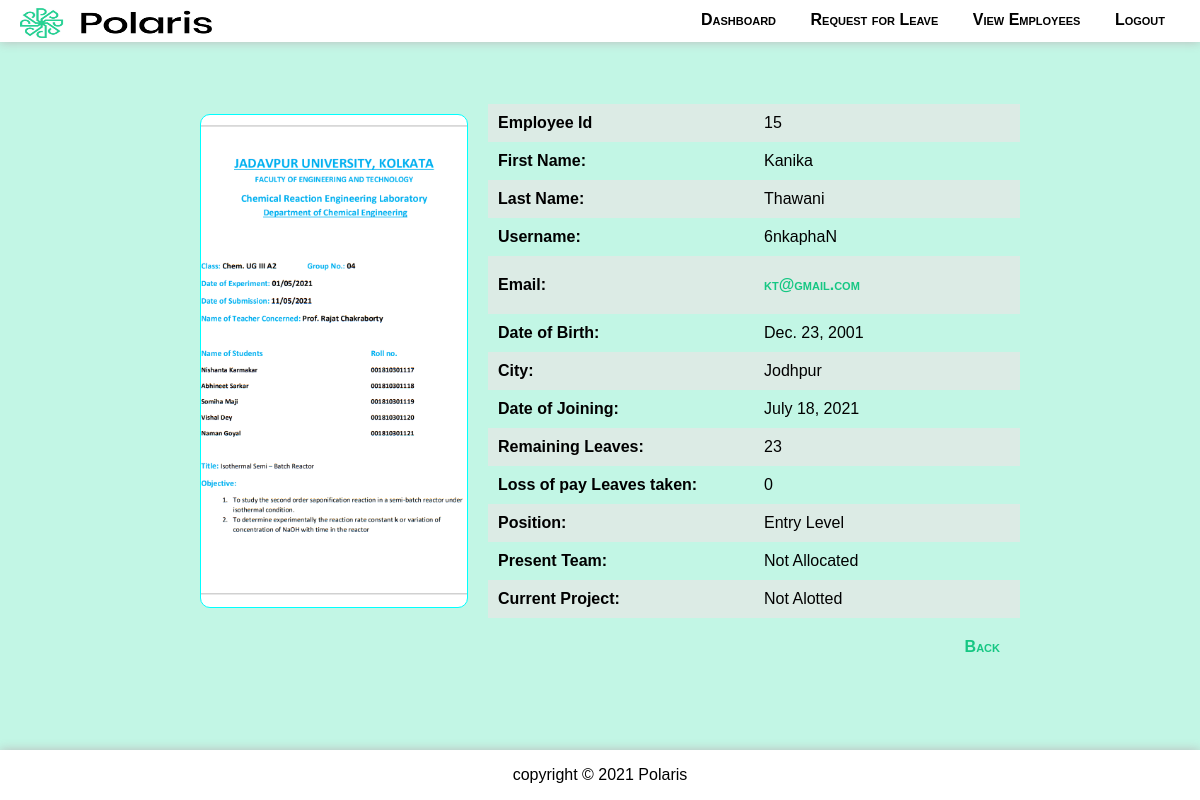
/viewEmpDetails/15 (signed in), run on the app's committed database.
### employeeApp/models.py (models this page shows)
class Employee(models.Model):
    fname = models.CharField(max_length=30)
    lname = models.CharField(max_length=30)
    dob = models.DateField()
    email = models.EmailField()
    username = models.CharField(max_length=12)
    password = models.CharField(max_length=128)
    joining_date = models.DateField(editable=False, auto_now=True)
    city = models.CharField(max_length=70)
    rem_leaves = models.IntegerField(default=24)
    lop_leaves = models.IntegerField(default=0)
    is_admin = models.BooleanField(default=False)
    position = models.CharField(max_length=70, default='Entry Level')
    team = models.CharField(max_length=70, default='Not Allocated')
    current_project = models.CharField(max_length=128, default='Not Alotted')
    image = models.CharField(max_length=120)
    class Meta:
        db_table = "Employee"

### employeeApp/views.py (the view)
# urls.py: path('viewEmpDetails/<int:id>', views.viewEmpDetails, name='viewEmpDetails'),
def viewEmpDetails(request, id):
    emp = Employee.objects.get(id=id)
    return render(request, 'view-employee.html', {'employee': emp})

### EmployeeManagementSystem/template/view-employee.html (shortened to what this page needs)
{% extends "boilerplate.html" %}
    {% block menu %}
    {% if request.session.id is not None %}
            <a href="/dashboard">Dashboard</a>
        {% if request.session.admin %}
            <a href="/publishNotice">Publish Notice</a>
            <a href="/viewApplicants">New Applicants</a>
            <a href="/leaveRequests">New Requests</a>
        {% else %}
            <a href="/requestLeave">Request for Leave</a>
        {% endif %}
        <a href="/viewEmployees">View Employees</a>
        <a href="/logout">Logout</a>
    {% else %}
        <a href="{% url 'login' %}">Login</a>
        <a href="{% url 'insert' %}">Register</a>
    {% endif %}
    {% endblock %}
    {% block content %}
    {% if request.session.id is not None %}
        <div class="card">
            <div class="image" style="background: url('/media/{{employee.image}} ') top no-repeat; background-size: cover;">
            </div>
            <div class="data">
                <table>
                    <tr>
                        <th>Employee Id</th>
                        <td>{{employee.id}}</td>
                    </tr>
                    <tr>
                        <th>First Name: </th>
                        <td>{{employee.fname}}</td>
                    </tr>
                    <tr>
                        <th>Last Name:</th>
                        <td>{{employee.lname}}</td>
                    </tr>
                    <tr>
                        <th>Username:</th>
                        <td>{{employee.username}}</td>
                    </tr>
                    <tr>
                        <th>Email:</th>
                        <td><a href="mailto://{{employee.email}}">{{employee.email}}</a></td>
                    </tr>
                    <tr>
                        <th>Date of Birth:</th>
                        <td>{{employee.dob}}</td>
                    </tr>
                    <tr>
                        <th>City:</th>
                        <td>{{employee.city}}</td>
                    </tr>
                    <tr>
                        <th>Date of Joining:</th>
                        <td>{{employee.joining_date}}</td>
                    </tr>
                    <tr>
                        <th>Remaining Leaves:</th>
                        <td>{{employee.rem_leaves}}</td>
                    </tr>
                    <tr>
                        <th>Loss of pay Leaves taken:</th>
                        <td>{{employee.lop_leaves}}</td>
                    </tr>
                    <tr>
                        <th>Position:</th>
                        <td>{{employee.position}}</td>
                    </tr>
                    <tr>
                        <th>Present Team:</th>
                        <td>{{employee.team}}</td>
                    </tr>
                    <tr>
                        <th>Current Project:</th>
                        <td>{{employee.current_project}}</td>
                    </tr>
                </table>
            </div>
        </div>
    {% else %}
        <h3 class="error">Unauthorized! Access Denied.</h3>
    {% endif %}
    {% endblock %}
    {% block bottomLinks %}
    <a href="javascript:history.back()">Back</a>
    {% endblock %}

### employeeApp/static/styles.css (style rules this page uses)
* { box-sizing: border-box; }
body { background-color: rgba(187, 245, 226, 0.89); font-family: Verdana, Geneva, Tahoma, sans-serif; color: black; margin: 0 0 60px 0; }
#menu > a { display: inline-block; padding: 11px 15px; margin-top: 0px; text-decoration: none; color: black; font-variant: small-caps; font-weight: bold; font-size: 16px; }
a { text-decoration: none; color: rgb(21, 191, 131); }
.card .data td > a { margin: 0 0 0 -20px; }
.container-flex a { display: inline-block; padding: 10px 20px; margin: 10px 0px; width: fit-content; text-decoration: none; color: rgb(21, 199, 131); font-variant: small-caps; font-weight: bold; font-size: 16px; }
table { border: 1px solid grey; border-collapse: collapse; width: 100%; }
th { color: aliceblue; background-color: rgb(21, 191, 131); cursor: context-menu; }
tr { height: min-content; }
th, td { border: 1px solid grey; padding: 5px 10px; }
tr:nth-child(odd) { background-color: rgb(220, 235, 229); }
tr > td:last-child { text-align: center; }
.card { display: flex; width: 100%; justify-content: center; margin-top: 30px; }
.image { flex: 1; background-color: #fff; border: 1px solid aqua; border-radius: 10px; margin: 10px 20px; }
.data { flex: 2; }
.data > table { border: none; }
.data > table th, .data > table td { text-align: left; background-color: transparent; color: black; width: 40%; padding: 10px 10px; border: none; }

### data on the page
Employee: image (picture), id "15", fname "Kanika", lname "Thawani", username "6nkaphaN", email "kt@gmail.com", dob "Dec. 23, 2001", city "Jodhpur", joining_date "July 18, 2021", rem_leaves "23", lop_leaves "0", position "Entry Level", team "Not Allocated", current_project "Not Alotted"
